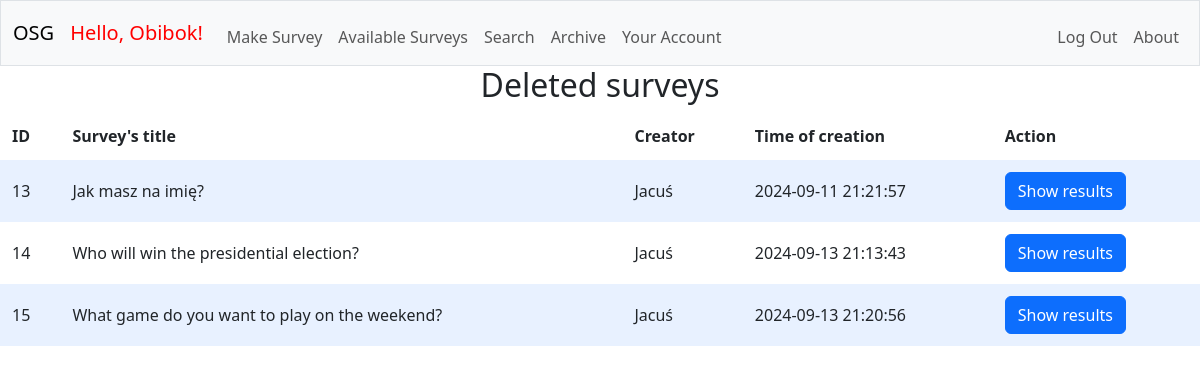
/archive (signed in), run on the app's committed database.
### tables this page shows
CREATE TABLE surveys (id INTEGER PRIMARY KEY AUTOINCREMENT NOT NULL, creator TEXT NOT NULL, question TEXT NOT NULL, time DATETIME NOT NULL, status TEXT NOT NULL DEFAULT 'active', FOREIGN KEY (creator) REFERENCES users(id));

CREATE TABLE users (id INTEGER PRIMARY KEY AUTOINCREMENT NOT NULL, username TEXT NOT NULL, hash TEXT NOT NULL);

### app.py (the view)
@app.route("/archive")
@login_required
def archive():
    surveys = db.execute("SELECT surveys.id AS survey_id, surveys.question, surveys.time, users.username FROM surveys JOIN users ON users.id = surveys.creator WHERE status = 'deleted'")
    return render_template("archive.html", surveys=surveys)

### app.py (called while the page is built)
@app.after_request
def after_request(response):
    response.headers["Cache-Control"] = "no-cache, no-store, must-revalidate"
    response.headers["Expires"] = 0
    response.headers["Pragma"] = "no-cache"
    return response

### helpers.py (called while the page is built)
def login_required(f):
    @wraps(f) #keeps the attributes of the original function
    def decorated_function(*args, **kwargs):
        if session.get("user_id") is None:
            return redirect('/osurgen/login')
        return f(*args, **kwargs)
    return decorated_function

### templates/archive.html (shortened to what this page needs)
{% extends "layout.html" %}
{% block main %}
<h2 style="text-align: center";>Deleted surveys</h2>
<table>
    <thead>
        <tr>
            <th>ID</th>
            <th>Survey's title</th>
            <th>Creator</th>
            <th>Time of creation</th>
            <th>Action</th>
        </tr>
    </thead>
    <tbody>
        {% for survey in surveys %}
            <form action="/osurgen/handle_form" method="post">
                <tr>
                    <td>{{ survey['survey_id'] }}</td>
                    <td>{{ survey['question'] }}</td>
                    <td>{{ survey['username'] }}</td>
                    <td>{{ survey['time'] }}</td>
                    <td>
                        <button class="btn btn-primary" type="submit" name="action" value="results">Show results</button>
                    </td>
                </tr>
            </form>
        {% endfor %}
    </tbody>
</table>
{% endblock %}

### static/styles.css (style rules this page uses)
table { background-color: transparent; margin-bottom: 1rem; width: 100%; }
table th, table td { padding: 0.75rem; vertical-align: middle; }
tbody tr:nth-of-type(odd) { background-color: rgb(179, 208, 255, 0.3) }

### data on the page
surveys: survey_id "13", question "Jak masz na imię?", username "Jacuś", time "2024-09-11 21:21:57"
surveys: survey_id "14", question "Who will win the presidential election?", username "Jacuś", time "2024-09-13 21:13:43"
surveys: survey_id "15", question "What game do you want to play on the weekend?", username "Jacuś", time "2024-09-13 21:20:56"

### other printed values
{{ session["username"] }} "Obibok"
